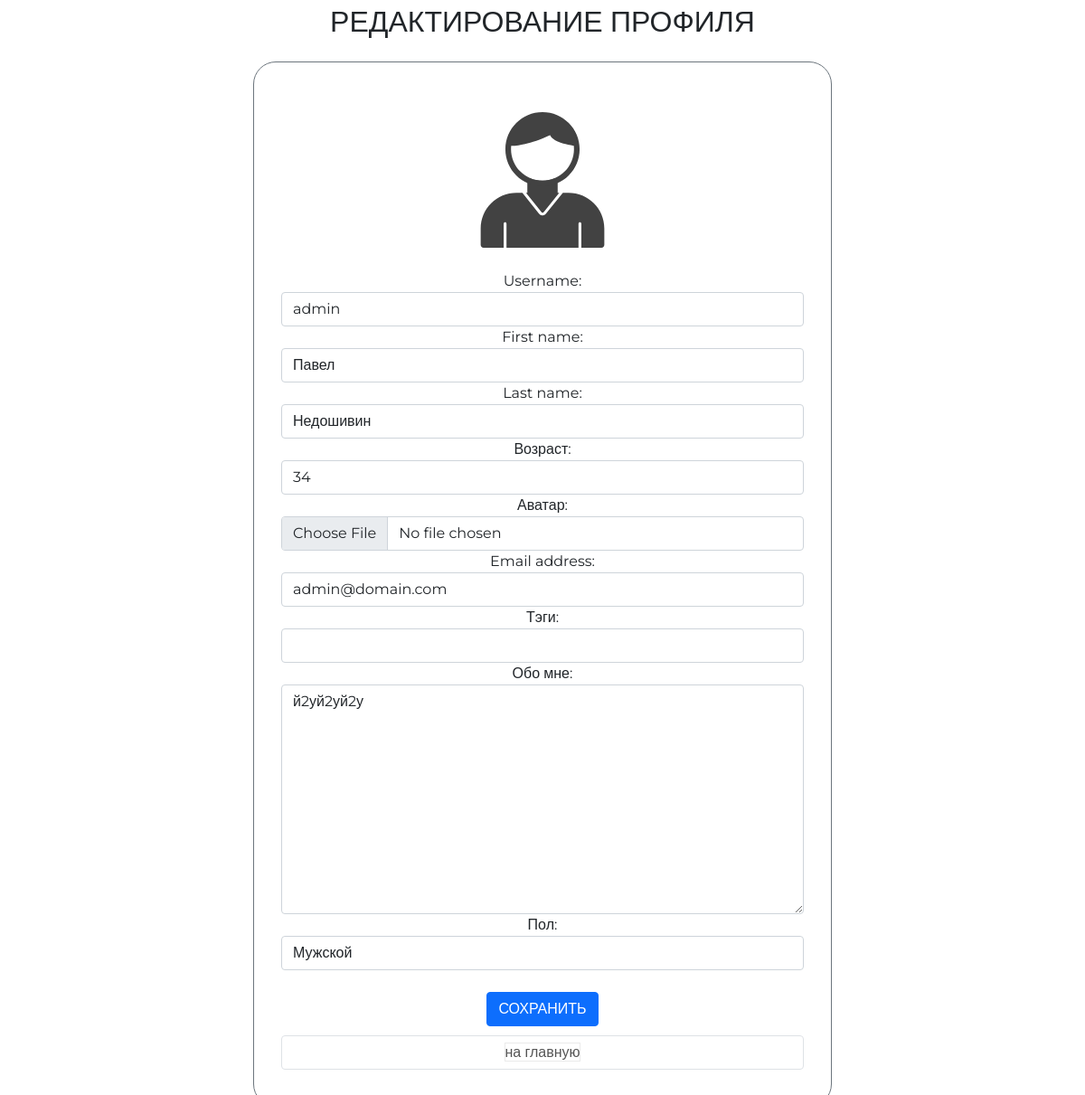
The page /auth/edit/ (signed in) on the database its author committed.
### authapp/models.py (models this page shows, shortened)
class UserProfile(AbstractUser):
    avatar = models.ImageField(upload_to='avatar', blank=True, verbose_name='Аватар')
    age = models.PositiveIntegerField(verbose_name='Возраст', blank=True, default=18)
    is_superuser = models.BooleanField(default=False, verbose_name='Администратор')
    activate_key = models.CharField(max_length=128, verbose_name='Код активации', blank=True, null=True)
    activate_key_expired = models.DateTimeField(blank=True, null=True)
    class Meta:
        verbose_name = 'Пользователь'
        verbose_name_plural = 'Пользователь'

class ShopUserProfile(models.Model):
    MALE = 'M'
    FEMALE = 'W'
    OTHERS = 'O'
    GENDERS = (
        (MALE, 'Мужской'),
        (FEMALE, 'Женский'),
        (OTHERS, 'Другое'),
    )
    user = models.OneToOneField(UserProfile, null=False, unique=True, on_delete=models.CASCADE, db_index=True)
    tagline = models.CharField(max_length=128, verbose_name='Тэги', blank=True)
    about_me = models.TextField(verbose_name='Обо мне')
    gender = models.CharField(choices=GENDERS, default=OTHERS, verbose_name='Пол', max_length=1)

### authapp/views.py (the view)
# urls.py: path('edit/', authapp.edit, name='edit'),
def edit(request):
    if request.method == 'POST':
        edit_form = ShopUserEditForm(request.POST, request.FILES, instance=request.user)
        edit_profile_form = ShopUserProfileEditForm(request.POST, instance=request.user.shopuserprofile)
        if edit_form.is_valid() and edit_profile_form.is_valid():
            edit_form.save()
            return HttpResponseRedirect(reverse('authapp:edit'))
    else:
        edit_form = ShopUserEditForm(instance=request.user)
        edit_profile_form = ShopUserProfileEditForm(instance=request.user.shopuserprofile)
    context = {
        'edit_form': edit_form,
        'title': 'Редактирование профиля',
        'edit_profile_form': edit_profile_form,
    }
    print(request.user)
    return render(request, 'authapp/edit.html', context)

### authapp/forms.py (shortened to what this page needs)
class ShopUserEditForm(UserChangeForm):
    class Meta:
        model = UserProfile
        fields = ('username', 'first_name', 'last_name', 'age', 'avatar', 'email', 'password')
    def __init__(self, *args, **kwargs):
        super().__init__(*args, **kwargs)
        for field_name, field in self.fields.items():
            field.widget.attrs['class'] = 'form-control'
            field.help_text = ''
            if field_name == 'password':
                field.widget = forms.HiddenInput()

class ShopUserProfileEditForm(forms.ModelForm):
    class Meta:
        model = ShopUserProfile
        exclude = ('user', )
    def __init__(self, *args, **kwargs):
        super().__init__(*args, **kwargs)
        for field_name, field in self.fields.items():
            field.widget.attrs['class'] = 'form-control'
            field.help_text = ''

### adminapp/templatetags/temp_tags.py (called while the page is built)
@register.filter(name='media_for_users')
def media_for_users(img_path):
    if not img_path:
        img_path = 'default_users.svg'
    return f'{settings.MEDIA_URL}{img_path}'

### mainapp/context_processors.py (called while the page is built)
def basket(request):
    basket_items = []
    if request.user.is_authenticated:
        basket_items = Basket.objects.filter(user=request.user)
    return {
        'basket': basket_items
    }

### authapp/templates/authapp/edit.html (shortened to what this page needs)
{% extends 'authapp/temp.html' %}
{% load static %}
{% load temp_tags %}
{% block content %}
    <div class="container">
        <p class="fs-2 text-uppercase" style="text-align: center">Редактирование профиля</p>
        <div class="login">
            {% if user.avatar %}
                <img class="form border" src="/media/{{ user.avatar }}" width="300px" alt="avatar">
            {% else %}
                <img src="{{ user.avatar_url| media_for_users }}" alt="img" width="200px">
            {% endif %}
            <form class="form-horizontal" action="{% url 'auth:edit' %}" method="post"
                  enctype="multipart/form-data">
                {{ edit_form.as_table }}
                {{ edit_profile_form.as_table }}
                <br>
                <input class="btn btn-primary" type="submit" value="СОХРАНИТЬ">
            </form>
            <button class="btn border col-3" style="text-decoration: none; text-decoration: white;">
                <a href="{% url 'mainapp:index' %}">
                    на главную
                </a>
            </button>
        </div>
    </div>
{% endblock %}

### static/css/style.css (style rules this page uses)
* { margin: 0; padding: 0; }
body { font-family: 'Montserrat', sans-serif; }
html, body { height: 100%; }
.login { padding: 30px; background: #fff; border: 1px solid #6c757d; border-radius: 25px; overflow: hidden; width: 40em; min-width: 500px; margin: 20px auto; text-align: center; position: relative; display: block; }
.login button { border: 1px solid #eaeaea; margin-bottom: 10px; text-decoration: none; display: block; width: 100%; }
.login button a, .login button a:hover { border: 1px solid #eaeaea; color: #555; text-decoration: none; }
.login form { margin-bottom: 10px; }
.container { width: 1366px; margin: 0 auto; min-height: 100%; }

### rows shown on the page
UserProfile: username "admin", first_name "Павел", last_name "Недошивин", age "34", email "admin@domain.com"
ShopUserProfile: about_me "й2уй2уй2у", gender "Мужской"
